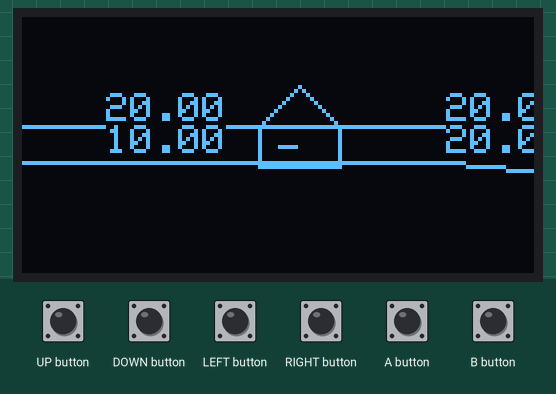
Simulated run of this sketch. Board: Arduboy, built for the host (arithmetic inside an expression is 32-bit, double 64-bit). On the bench: 128×64 one-colour display. The test bench sets the inputs (shaded band).

Above: at 1.2 s.
1.3 s: UP button pressed for 1 s
At 3.4 s:
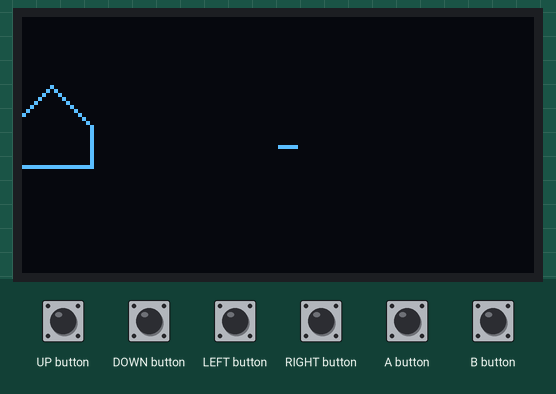
3.8 s: LEFT button pressed for 1 s
At 5.9 s:
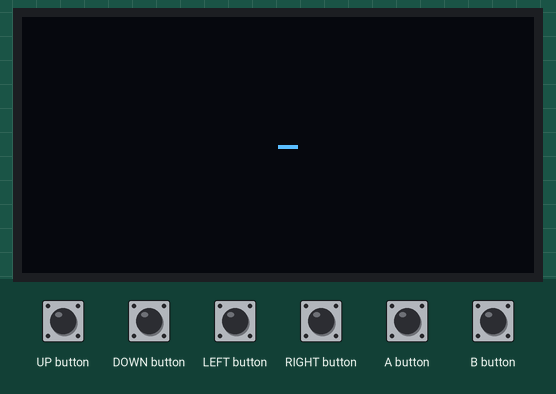
6.3 s: A button pressed for 0.15 s
7.9 s: B button pressed for 1 s
10.4 s: DOWN button pressed for 1 s
At 11.7 s:
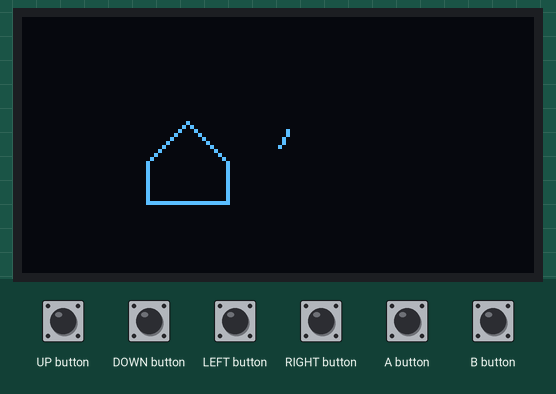
12.9 s: RIGHT button pressed for 0.15 s
At 13.5 s:
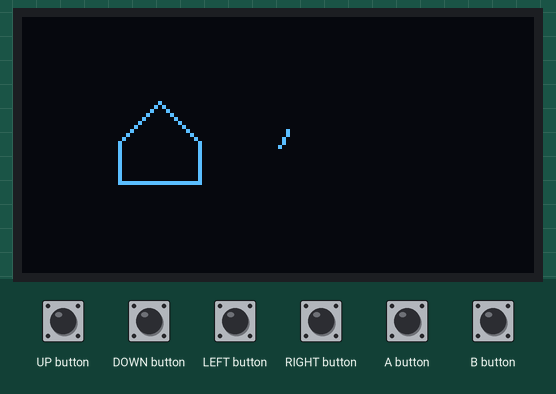
Timing chart, 0 to 15.5 s (numbered marks = the images above; inputs shaded):
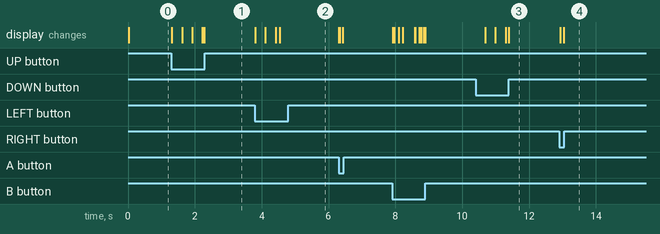

The sketch:

Ardoom.ino
```cpp
#include "Game.h"

Game game;

void setup()
{
	game.setup();
}

void loop()
{
	game.loop();
}
```

Camera.h
```cpp
#pragma once

#include "Geometry.h"

class Camera
{
public:
	float angle;
	Point2F position;
};
```

Constants.h
```cpp
#pragma once

#include <float.h>

#include "Traits.h"

#define PI_LITERAL 3.14159265358979323846264338327950288419716939937510L
#define TAU_LITERAL 6.28318530717958647692528676655900576839433879875021L

namespace constants
{
	template<typename Type>	struct Pi;

	template<> struct Pi<float> { static constexpr float value = PI_LITERAL; };
	template<> struct Pi<double> { static constexpr double value = PI_LITERAL; };
	template<> struct Pi<long double> { static constexpr long double value = PI_LITERAL; };

	template<typename Type>	struct Tau;

	template<> struct Tau<float> { static constexpr float value = TAU_LITERAL; };
	template<> struct Tau<double> { static constexpr double value = TAU_LITERAL; };
	template<> struct Tau<long double> { static constexpr long double value = TAU_LITERAL; };

	template<typename Type> struct Epsilon;

	template<> struct Epsilon<float> { static constexpr float value = FLT_EPSILON; };
	template<> struct Epsilon<double> { static constexpr double value = DBL_EPSILON; };
	template<> struct Epsilon<long double> { static constexpr long double value = LDBL_EPSILON; };
}

#undef PI_LITERAL
#undef TAU_LITERAL
```

DummyData.h
```cpp
#pragma once

#include <avr/pgmspace.h>

#include <stdint.h>

// Temporary data for the sake of testing
const uint8_t dummyData[] PROGMEM
{
	5,
	10, 0,
	20, 10,
	20, 20,
	0, 20,
	0, 10,
};
```

Entity.h
```cpp
#pragma once

#include "Geometry.h"

class Entity
{
public:
	Point2F position;
};
```

Game.cpp
```cpp
#include "Game.h"

#include "Utils.h"
#include "Geometry.h"
#include "Constants.h"

#include "SectorRenderer.h"

void Game::update()
{
	const Vector2F cameraDirection { cos(camera.angle), sin(camera.angle) };

	if(this->arduboy.pressed(UP_BUTTON))
	{
		camera.position += cameraDirection;
	}

	if(this->arduboy.pressed(DOWN_BUTTON))
	{
		camera.position -= cameraDirection;
	}

	constexpr float quarterTurn = (constants::Tau<float>::value / 4);

	if(this->arduboy.pressed(LEFT_BUTTON))
	{
		const Vector2F left { cos(camera.angle - quarterTurn), sin(camera.angle - quarterTurn) };
		camera.position += left;
	}

	if(this->arduboy.pressed(RIGHT_BUTTON))
	{
		const Vector2F right { cos(camera.angle + quarterTurn), sin(camera.angle + quarterTurn) };
		camera.position += right;
	}

	if(this->arduboy.pressed(A_BUTTON))
	{
		camera.angle -= 0.1;
	}

	if(this->arduboy.pressed(B_BUTTON))
	{
		camera.angle += 0.1;
	}
}

void Game::render()
{
	SectorRenderer<Arduboy2>::render3D(this->arduboy, this->camera, this->dummySector);
	SectorRenderer<Arduboy2>::render2D(this->arduboy, this->camera, this->dummySector);
}
```

Game.h
```cpp
#pragma once

#include <Arduboy2.h>

#include "GameState.h"
#include "Entity.h"
#include "Camera.h"
#include "Sector.h"
#include "DummyData.h"

class Game
{
private:
	Arduboy2 arduboy;
	GameState gameState = GameState::Gameplay;
	Entity player;
	Camera camera { 0, { 5, 15 } };

	// Temporary sector for the sake of testing
	Sector dummySector { dummyData };

public:
	/// To be called from the main ino's setup function
	void setup()
	{
		this->arduboy.begin();
	}

	/// To be called from the main ino's loop function
	void loop()
	{
		// Don't run unless it's time for the next frame
		if(!this->arduboy.nextFrame())
			return;

		// Update the button state
		this->arduboy.pollButtons();

		// Update the game state
		this->update();

		// Clear the screen
		this->arduboy.clear();

		// Render the game
		this->render();

		// Display the frame buffer
		this->arduboy.display();
	}

private:
	/// Updates the game state
	void update();

	/// Renders the game state
	void render();
};
```

GameState.h
```cpp
#pragma once

// For uint8_t
#include <stdint.h>

// Represents a valid game state
enum class GameState : uint8_t
{
	Gameplay,
};
```

Geometry.h
```cpp
#include "Geometry/Geometry.h"
```

Geometry.h
```cpp
#include "Vector2.h"
#include "Vector2Aliases.h"
#include "Point2.h"
#include "Point2Aliases.h"
```

Point2.h
```cpp
#pragma once

#include "Vector2.h"

template<typename Type>
struct Point2
{
	using ValueType = Type;

	ValueType x;
	ValueType y;

	Point2() = default;
	Point2(ValueType x, ValueType y) :
		x(x), y(y)
	{
	}

	/// Adds a vector to this point.
	Point2 & operator +=(const Vector2<Type> & other)
	{
		this->x += other.x;
		this->y += other.y;
		return *this;
	}

	/// Subtracts a vector from this point.
	Point2 & operator -=(const Vector2<Type> & other)
	{
		this->x -= other.x;
		this->y -= other.y;
		return *this;
	}

	/// Converts a Point2 to another kind of Point2.
	template<typename OtherType>
	explicit operator Point2<OtherType>() const
	{
		return { static_cast<OtherType>(this->x), static_cast<OtherType>(this->y) };
	}
};

/// Checks if two points are equal.
template<typename Type>
constexpr bool operator ==(const Point2<Type> & left, const Point2<Type> & right)
{
	return ((left.x == right.x) && (left.y == right.y));
}

/// Checks if two points are not equal.
template<typename Type>
constexpr bool operator !=(const Point2<Type> & left, const Point2<Type> & right)
{
	return ((left.x != right.x) || (left.y != right.y));
}

/// Adds a vector to a point.
template<typename Type>
constexpr Point2<Type> operator +(const Point2<Type> & left, const Vector2<Type> & right)
{
	return { (left.x + right.x), (left.y + right.y) };
}

/// Subtracts a vector from a point.
template<typename Type>
constexpr Point2<Type> operator -(const Point2<Type> & left, const Vector2<Type> & right)
{
	return { (left.x - right.x), (left.y - right.y) };
}

/// Subtracts a point from a point, thus retrieving the vector between the two points.
template<typename Type>
constexpr Vector2<Type> operator -(const Point2<Type> & left, const Point2<Type> & right)
{
	return { (left.x - right.x), (left.y - right.y) };
}

/// Gets the distance between two points.
template<typename Type>
constexpr auto distance(const Point2<Type> & left, const Point2<Type> & right) -> decltype((right - left).magnitude())
{
	return (right - left).magnitude();
}

/// Gets the square distance between two points.
template<typename Type>
constexpr auto distanceSquared(const Point2<Type> & left, const Point2<Type> & right) -> decltype((right - left).magnitudeSquared())
{
	return (right - left).magnitudeSquared();
}
```

Point2Aliases.h
```cpp
#pragma once

#include <stdint.h>

#include "Point2.h"

using Point2F = Point2<float>;
using Point2D = Point2<double>;
using Point2LD = Point2<long double>;

using Point2I8 = Point2<int8_t>;
using Point2I16 = Point2<int16_t>;
using Point2U8 = Point2<uint8_t>;
using Point2U16 = Point2<uint16_t>;
```

Vector2.h
```cpp
#pragma once

template<typename Type>
struct Vector2
{
	using ValueType = Type;

	ValueType x;
	ValueType y;

	Vector2() = default;
	Vector2(ValueType x, ValueType y) :
		x{x}, y{y}
	{
	}

	constexpr auto magnitudeSquared() const -> decltype((x * x) + (y * y))
	{
		return ((x * x) + (y * y));
	}

	auto magnitude() const -> decltype(sqrt(magnitudeSquared()))
	{
		return sqrt(magnitudeSquared());
	}

	constexpr bool isZeroLength() const
	{
		return ((this->x == 0) && (this->y == 0));
	}

	/// Adds another vector to this vector.
	Vector2 & operator +=(const Vector2 & other)
	{
		this->x += other.x;
		this->y += other.y;
		return *this;
	}

	/// Subtracts another vector from this vector.
	Vector2 & operator -=(const Vector2 & other)
	{
		this->x -= other.x;
		this->y -= other.y;
		return *this;
	}

	/// Multiplies this vector by the given value.
	Vector2 & operator *=(ValueType value)
	{
		this->x *= value;
		this->y *= value;
		return *this;
	}

	/// Multiplies this vector by some value.
	template<typename OtherType>
	Vector2 & operator *=(OtherType value)
	{
		this->x *= value;
		this->y *= value;
		return *this;
	}

	/// Divides this vector by the given value.
	Vector2 & operator /=(ValueType value)
	{
		this->x /= value;
		this->y /= value;
		return *this;
	}

	/// Divides this vector by some value.
	template<typename OtherType>
	Vector2 & operator /=(OtherType value)
	{
		this->x *= value;
		this->y *= value;
		return *this;
	}

	/// Converts a Vector2 to another kind of Vector2.
	template<typename OtherType>
	explicit operator Vector2<OtherType>() const
	{
		return { static_cast<OtherType>(this->x), static_cast<OtherType>(this->y) };
	}
};

/// Checks if two vectors are equal.
template<typename Type>
constexpr bool operator ==(const Vector2<Type> & left, const Vector2<Type> & right)
{
	return ((left.x == right.x) && (left.y == right.y));
}

/// Checks if two vectors are not equal.
template<typename Type>
constexpr bool operator !=(const Vector2<Type> & left, const Vector2<Type> & right)
{
	return ((left.x != right.x) || (left.y != right.y));
}

/// Negates a vector.
template<typename Type>
constexpr Vector2<Type> operator -(const Vector2<Type> & vector)
{
	return { -vector.x, -vector.y };
}

/// Adds two vectors.
template<typename Type>
constexpr Vector2<Type> operator +(const Vector2<Type> & left, const Vector2<Type> & right)
{
	return { (left.x + right.x), (left.y + right.y) };
}

/// Subtracts two vectors.
template<typename Type>
constexpr Vector2<Type> operator -(const Vector2<Type> & left, const Vector2<Type> & right)
{
	return { (left.x - right.x), (left.y - right.y) };
}

/// Multiplies a vector by another type.
/// Return type is dependent on context.
template<typename Type, typename OtherType>
constexpr auto operator *(const Vector2<Type> & left, OtherType right) -> Vector2<decltype(left.x * right)>
{
	return { (left.x * right), (left.y * right) };
}

/// Multiplies a vector by another type.
/// Return type is dependent on context.
template<typename Type, typename OtherType>
constexpr auto operator *(OtherType left, const Vector2<Type> & right) -> Vector2<decltype(left * right.x)>
{
	return { (left * right.x), (left * right.y) };
}

/// Divides a vector by another type.
/// Return type is dependent on context.
template<typename Type, typename OtherType>
constexpr auto operator /(const Vector2<Type> & left, OtherType right) -> Vector2<decltype(left.x / right)>
{
	return { (left.x / right), (left.y / right) };
}

/// Creates a normalised version of the given vector.
/// The result type is inferred from the operation.
template<typename Type>
constexpr auto normalise(const Vector2<Type> & vector) -> Vector2<decltype(vector / vector.magnitude())>
{
	return (vector / vector.magnitude());
}

/// Creates a normalised version of the given vector.
/// Forces the magnitude back to Type first.
template<typename Type>
constexpr Vector2<Type> normaliseStrict(const Vector2<Type> & vector)
{
	return (vector / static_cast<Type>(vector.magnitude()));
}

/// Gets the dot product of two vectors.
template<typename Type>
constexpr Type dotProduct(const Vector2<Type> & left, const Vector2<Type> & right)
{
	return ((left.x * right.x) + (left.y * right.y));
}
```

Vector2Aliases.h
```cpp
#pragma once

#include <stdint.h>

#include "Vector2.h"

using Vector2F = Vector2<float>;
using Vector2D = Vector2<double>;
using Vector2LD = Vector2<long double>;

using Vector2I8 = Vector2<int8_t>;
using Vector2I16 = Vector2<int16_t>;
using Vector2U8 = Vector2<uint8_t>;
using Vector2U16 = Vector2<uint16_t>;
```

Maths.h
```cpp
#pragma once

// Include intmax_t
#include <stdint.h>

#if defined(abs)
#undef abs
#endif

namespace maths
{
	//
	// abs
	//

	constexpr int abs(int value)
	{
		return (value < 0) ? -value : value;
	}

	constexpr long abs(long value)
	{
		return (value < 0) ? -value : value;
	}

	constexpr long long abs(long long value)
	{
		return (value < 0) ? -value : value;
	}

	//
	// lerp
	//

	constexpr float lerp(float low, float high, float factor)
	{
		return (((1 - factor) * low) + (factor * high));
	}

	constexpr double lerp(double low, double high, double factor)
	{
		return (((1 - factor) * low) + (factor * high));
	}

	constexpr long double lerp(long double low, long double high, long double factor)
	{
		return (((1 - factor) * low) + (factor * high));
	}

	//
	// inverseLerp
	//

	constexpr float inverseLerp(float first, float second, float factor) noexcept
	{
		return ((factor - first) / (second - first));
	}

	constexpr double inverseLerp(double first, double second, double factor) noexcept
	{
		return ((factor - first) / (second - first));
	}

	constexpr long double inverseLerp(long double first, long double second, long double factor) noexcept
	{
		return ((factor - first) / (second - first));
	}

	//
	// map
	//

	constexpr float map(float from, float fromLow, float fromHigh, float toLow, float toHigh) noexcept
	{
		return (toLow + (from - fromLow) * ((toHigh - toLow) / (fromHigh - fromLow)));
	}

	constexpr double map(double from, double fromLow, double fromHigh, double toLow, double toHigh) noexcept
	{
		return (toLow + (from - fromLow) * ((toHigh - toLow) / (fromHigh - fromLow)));
	}

	constexpr long double map(long double from, long double fromLow, long double fromHigh, long double toLow, long double toHigh) noexcept
	{
		return (toLow + (from - fromLow) * ((toHigh - toLow) / (fromHigh - fromLow)));
	}
}
```

Sector.h
```cpp
#pragma once

#include <stddef.h>
#include <stdint.h>

#include "Geometry.h"

class Sector
{
public:
	static constexpr uint8_t maxPoints = 16;

private:
	const unsigned char * data;
	uint8_t pointCount;

public:
	Sector(const unsigned char * data) :
		data{&data[1]}, pointCount{pgm_read_byte(&data[0])}
	{
		//this->z = pgm_read_byte(&sectorPointer[1]);
		//this->height = pgm_read_byte(&sectorPointer[2]);
	}

	constexpr Sector(const unsigned char * data, uint8_t pointCount) :
		data { data }, pointCount { pointCount }
	{
	}

	constexpr uint8_t getPointCount() const
	{
		return  this->pointCount;
	}

	Point2F getPoint(uint8_t index) const
	{
		// TODO: fix this
		// Temporary implementation for the sake of testing
		return { pgm_read_byte(&this->data[(index * 2) + 0]), pgm_read_byte(&this->data[(index * 2) + 1]) };
	}
};
```

Utils.h
```cpp
#pragma once

// For size_t
#include <stddef.h>

// For remove_reference_t
#include "Traits.h"

#if defined(min)
#undef min
#endif

#if defined(max)
#undef max
#endif

namespace utils
{
	//
	// <utility>
	//

	template<typename Type>
	traits::add_rvalue_reference_t<Type> declval(traits::remove_reference_t<Type> & value) noexcept;

	template<typename Type>
	constexpr auto move(Type && value) noexcept -> traits::remove_reference_t<Type> &&
	{
		return static_cast<traits::remove_reference_t<Type>>(value);
	}

	template<typename Type>
	constexpr Type && forward(traits::remove_reference_t<Type> & value) noexcept
	{
		return static_cast<Type&&>(value);
	}

	template<typename Type>
	constexpr Type && forward(traits::remove_reference_t<Type> && value) noexcept
	{
		static_assert(traits::is_lvalue_reference<Type>::value, "Cannot forward an rvalue as an lvalue");
		return static_cast<Type&&>(value);
	}

	template<typename Type>
	void swap(Type & left, Type & right)
	{
		Type temporary = utils::move(left);
		left = utils::move(right);
		right = utils::move(temporary);
	}

	template<typename Type, size_t size>
	void swap(Type (&left)[size], Type (&right)[size]) noexcept(noexcept(swap(left[0], right[0])))
	{
		using utils::swap;
		for(size_t index = 0; index < size; ++index)
			swap(left[index], right[index]);
	}

	template<typename Type, typename OtherType = Type>
	Type exchange(Type & object, OtherType && newValue) noexcept
	{
		Type oldValue = move(object);
		object = forward(newValue);
		return oldValue;
	}

	//
	// <algorithm>
	//

	template<typename Type>
	constexpr const Type & min(const Type & left, const Type & right)
	{
		return (left < right) ? left : right;
	}

	template<typename Type, typename Comparer>
	constexpr const Type & min(const Type & left, const Type & right, Comparer comparer)
	{
		return comparer(left, right) ? left : right;
	}

	template<typename Type>
	constexpr const Type & max(const Type & left, const Type & right)
	{
		return (left < right) ? right : left;
	}

	template<typename Type, typename Comparer>
	constexpr const Type & max(const Type & left, const Type & right, Comparer comparer)
	{
		return comparer(left, right) ? right : left;
	}

	template<typename Type>
	constexpr const Type & clamp(const Type & value, const Type & minimum, const Type & maximum)
	{
		return (value < minimum) ? minimum : (maximum < value) ? maximum : value;
	}

	template<typename Type, typename Comparer>
	constexpr const Type & clamp(const Type & value, const Type & minimum, const Type & maximum, Comparer comparer)
	{
		return comparer(value, minimum) ? minimum : comparer(maximum, value) ? maximum : value;
	}
}
```

Source omitted: SectorRenderer.h (5302 bytes), Traits.h (11059 bytes)

Measured:
- after the input at 1.3 s, the display: first changes at once (image 1 shows a later state)
- after the input at 3.8 s, the display: first changes at once (image 2 shows a later state)
- after the input at 10.4 s, the display: first changes after 0.29 s (image 3 shows a later state)
- after the input at 12.9 s, the display: first changes at once (image 4 shows a later state)
